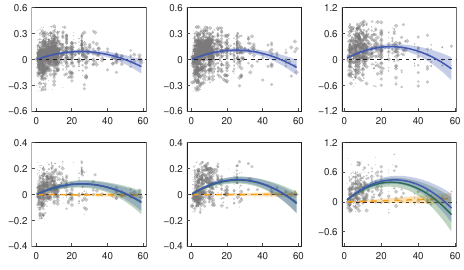

Recreate this plot in R.
rm(list = ls())
library(rstudioapi)
library(stringr)
library(metafor)
library(multcomp)
library(ggplot2)
library(cowplot)
currentPath <- getSourceEditorContext()$path
charLocations <- gregexpr('/',currentPath)[[1]]
currentPath <- substring(currentPath,1,charLocations[length(charLocations)]-1)
setwd(currentPath)

##==== Function ====##
theme_custom <- function(){
  myTheme <- theme(panel.background = element_rect(fill = 'white',color = 'black',size = 0.5),
                   panel.grid = element_blank(),
                   legend.position = 'none',
                   plot.margin = margin(6,6,6,6),
                   plot.background = element_blank(),
                   axis.ticks = element_line(size = 0.3),
                   axis.ticks.length = unit(-0.15,'lines'),
                   axis.title.y = element_blank(),
                   axis.title.x = element_blank(),
                   axis.text.y = element_text(size = 7,margin = margin(0,3,0,0),color = '#000000'),
                   axis.text.x = element_text(size = 7,margin = margin(4,0,0,0),color = '#000000'))
  return(myTheme)
}
CMYKtoRGB <- function(C,M,Y,K){
  Rc <- (1-C)*(1-K)
  Gc <- (1-M)*(1-K)
  Bc <- (1-Y)*(1-K)
  R <- as.character(as.hexmode((ceiling(Rc*255))))
  G <- as.character(as.hexmode((ceiling(Gc*255))))
  B <- as.character(as.hexmode((ceiling(Bc*255))))
  if(nchar(R) == 1){
    R <- paste0('0',R)
  }
  if(nchar(G) == 1){
    G <- paste0('0',G)
  }
  if(nchar(B) == 1){
    B <- paste0('0',B)
  }
  RGBColor <- paste0('#',R,G,B)
  return(RGBColor)
}
##==== Function ====##

##==== Part 1: Height (Species) ====##
load('Data_Height_Species.R')
dataMatrix$SpeciesRichness <- str_count(dataMatrix$Composition,'\\+') + 1
selectIDs <- which(dataMatrix$SpeciesRichness == 2)
dataMatrix <- dataMatrix[selectIDs,]
dataMatrix$Level4 <- as.factor(paste(dataMatrix$Lat,dataMatrix$Lon))
dataMatrix$Level3 <- as.factor(paste(dataMatrix$Composition,dataMatrix$Age,dataMatrix$Density))
dataMatrix$Level2 <- as.factor(dataMatrix$Species)
dataMatrix$Level1 <- as.factor(seq(1,nrow(dataMatrix)))
# Part 1.1: Collate data
dataMatrix$BubbleSize <- 0
Weight <- 1/sqrt(dataMatrix$vi)
Breaks <- quantile(Weight,c(0.2,0.4,0.6,0.8,1))
selectIDs <- which(Weight < Breaks[1])
dataMatrix$BubbleSize <- 0.4
for(i in seq(2,length(Breaks))){
  selectIDs <- which((Weight < Breaks[i])&(Weight >= Breaks[i-1]))
  dataMatrix$BubbleSize[selectIDs] <- 0.4 + (i-1)*0.4
}
selectIDs <- which((dataMatrix$yi <= quantile(dataMatrix$yi,0.98))&(dataMatrix$yi >= quantile(dataMatrix$yi,0.02)))
newDataMatrix <- dataMatrix[selectIDs,c('Age','Density','yi','BubbleSize')]
# Part 1.2: Fit
res <- rma.mv(yi,vi,mods = ~Age+Age2-1,random = ~1|Level4/Level3/Level2/Level1,method = 'ML',data = dataMatrix)
# Fit line
ageLine <- as.data.frame(matrix(data = 0,nrow = 100,ncol = 4))
colnames(ageLine) <- c('X','Y','Upper','Lower')
tempX <- seq(min(dataMatrix$Age),max(dataMatrix$Age),length.out = 100)
for(i in seq(1,length(tempX))){
  ageLine[i,1] <- tempX[i]
  tempResult <- predict.rma(res,newmods = c(tempX[i],tempX[i]^2))
  ageLine[i,2] <- as.numeric(tempResult$pred)
  ageLine[i,3] <- as.numeric(tempResult$ci.ub)
  ageLine[i,4] <- as.numeric(tempResult$ci.lb)
}
# CI polygon
ageCIPolygon <- as.data.frame(matrix(data = 0,nrow = (2*nrow(ageLine)+1),ncol = 2))
colnames(ageCIPolygon) <- c('X','Y')
count <- 1
for(i in seq(1,nrow(ageLine))){
  ageCIPolygon$X[count] <- ageLine$X[i]
  ageCIPolygon$Y[count] <- ageLine$Upper[i]
  count <- count + 1
}
for(i in seq(nrow(ageLine),1,-1)){
  ageCIPolygon$X[count] <- ageLine$X[i]
  ageCIPolygon$Y[count] <- ageLine$Lower[i]
  count <- count + 1
}
ageCIPolygon$X[count] <- ageLine$X[1]
ageCIPolygon$Y[count] <- ageLine$Upper[1]
# Part 1.3: Draw
fig_S8a <- ggplot()+
  geom_point(newDataMatrix,mapping = aes(x = Age,y = yi),
             shape = 20,stroke = 0,color = '#666666',size = newDataMatrix$BubbleSize,alpha = 0.4)+
  geom_hline(yintercept = 0,size = 0.3,color = '#000000',linetype = 'dashed')+
  geom_line(data = ageLine,mapping = aes(x = X,y = Y),size = 0.5,color = CMYKtoRGB(0.84,0.67,0,0))+
  geom_polygon(data = ageCIPolygon,mapping = aes(x = X,y = Y),size = 0.5,fill = CMYKtoRGB(0.84,0.67,0,0),alpha = 0.3)+
  scale_x_continuous(breaks = seq(0,60,20),labels = c('0','20','40','60'))+
  scale_y_continuous(limits = c(-0.6,0.6),breaks = seq(-0.6,0.6,0.3),labels = c('-0.6','-0.3','0','0.3','0.6'),expand = c(0,0))+
  theme_custom()
##==== Part 1: Height (Species) ====##

##==== Part 2: DBH (Species) ====##
load('Data_DBH_Species.R')
dataMatrix$SpeciesRichness <- str_count(dataMatrix$Composition,'\\+') + 1
selectIDs <- which(dataMatrix$SpeciesRichness == 2)
dataMatrix <- dataMatrix[selectIDs,]
dataMatrix$Level4 <- as.factor(paste(dataMatrix$Lat,dataMatrix$Lon))
dataMatrix$Level3 <- as.factor(paste(dataMatrix$Composition,dataMatrix$Age,dataMatrix$Density))
dataMatrix$Level2 <- as.factor(dataMatrix$Species)
dataMatrix$Level1 <- as.factor(seq(1,nrow(dataMatrix)))
# Part 2.1: Collate data
dataMatrix$BubbleSize <- 0
Weight <- 1/sqrt(dataMatrix$vi)
Breaks <- quantile(Weight,c(0.2,0.4,0.6,0.8,1))
selectIDs <- which(Weight < Breaks[1])
dataMatrix$BubbleSize <- 0.4
for(i in seq(2,length(Breaks))){
  selectIDs <- which((Weight < Breaks[i])&(Weight >= Breaks[i-1]))
  dataMatrix$BubbleSize[selectIDs] <- 0.4 + (i-1)*0.4
}
selectIDs <- which((dataMatrix$yi <= quantile(dataMatrix$yi,0.98))&(dataMatrix$yi >= quantile(dataMatrix$yi,0.02)))
newDataMatrix <- dataMatrix[selectIDs,c('Age','Density','yi','BubbleSize')]
# Part 2.2: Fit
res <- rma.mv(yi,vi,mods = ~Age+Age2-1,random = ~1|Level4/Level3/Level2/Level1,method = 'ML',data = dataMatrix)
# Fit line
ageLine <- as.data.frame(matrix(data = 0,nrow = 100,ncol = 4))
colnames(ageLine) <- c('X','Y','Upper','Lower')
tempX <- seq(min(dataMatrix$Age),max(dataMatrix$Age),length.out = 100)
for(i in seq(1,length(tempX))){
  ageLine[i,1] <- tempX[i]
  tempResult <- predict.rma(res,newmods = c(tempX[i],tempX[i]^2))
  ageLine[i,2] <- as.numeric(tempResult$pred)
  ageLine[i,3] <- as.numeric(tempResult$ci.ub)
  ageLine[i,4] <- as.numeric(tempResult$ci.lb)
}
# CI polygon
ageCIPolygon <- as.data.frame(matrix(data = 0,nrow = (2*nrow(ageLine)+1),ncol = 2))
colnames(ageCIPolygon) <- c('X','Y')
count <- 1
for(i in seq(1,nrow(ageLine))){
  ageCIPolygon$X[count] <- ageLine$X[i]
  ageCIPolygon$Y[count] <- ageLine$Upper[i]
  count <- count + 1
}
for(i in seq(nrow(ageLine),1,-1)){
  ageCIPolygon$X[count] <- ageLine$X[i]
  ageCIPolygon$Y[count] <- ageLine$Lower[i]
  count <- count + 1
}
ageCIPolygon$X[count] <- ageLine$X[1]
ageCIPolygon$Y[count] <- ageLine$Upper[1]
# Part 2.3: Draw
fig_S8b <- ggplot()+
  geom_point(newDataMatrix,mapping = aes(x = Age,y = yi),
             shape = 20,stroke = 0,color = '#666666',size = newDataMatrix$BubbleSize,alpha = 0.4)+
  geom_hline(yintercept = 0,size = 0.3,color = '#000000',linetype = 'dashed')+
  geom_line(data = ageLine,mapping = aes(x = X,y = Y),size = 0.5,color = CMYKtoRGB(0.84,0.67,0,0))+
  geom_polygon(data = ageCIPolygon,mapping = aes(x = X,y = Y),size = 0.5,fill = CMYKtoRGB(0.84,0.67,0,0),alpha = 0.3)+
  scale_x_continuous(breaks = seq(0,60,20),labels = c('0','20','40','60'))+
  scale_y_continuous(limits = c(-0.6,0.6),breaks = seq(-0.6,0.6,0.3),labels = c('-0.6','-0.3','0','0.3','0.6'),expand = c(0,0))+
  theme_custom()
##==== Part 2: DBH (Species) ====##

##==== Part 3: Biomass (Species) ====##
load('Data_Bio_Species.R')
dataMatrix$SpeciesRichness <- str_count(dataMatrix$Composition,'\\+') + 1
selectIDs <- which(dataMatrix$SpeciesRichness == 2)
dataMatrix <- dataMatrix[selectIDs,]
dataMatrix$Level4 <- as.factor(paste(dataMatrix$Lat,dataMatrix$Lon))
dataMatrix$Level3 <- as.factor(paste(dataMatrix$Composition,dataMatrix$Age,dataMatrix$Density))
dataMatrix$Level2 <- as.factor(dataMatrix$Species)
dataMatrix$Level1 <- as.factor(seq(1,nrow(dataMatrix)))
# Part 3.1: Collate data
dataMatrix$BubbleSize <- 0
Weight <- 1/sqrt(dataMatrix$vi)
Breaks <- quantile(Weight,c(0.2,0.4,0.6,0.8,1))
selectIDs <- which(Weight < Breaks[1])
dataMatrix$BubbleSize <- 0.4
for(i in seq(2,length(Breaks))){
  selectIDs <- which((Weight < Breaks[i])&(Weight >= Breaks[i-1]))
  dataMatrix$BubbleSize[selectIDs] <- 0.4 + (i-1)*0.4
}
selectIDs <- which((dataMatrix$yi <= quantile(dataMatrix$yi,0.98))&(dataMatrix$yi >= quantile(dataMatrix$yi,0.02)))
newDataMatrix <- dataMatrix[selectIDs,c('Age','Density','yi','BubbleSize')]
# Part 3.2: Fit
res <- rma.mv(yi,vi,mods = ~Age+Age2-1,random = ~1|Level4/Level3/Level2/Level1,method = 'ML',data = dataMatrix)
# Fit line
ageLine <- as.data.frame(matrix(data = 0,nrow = 100,ncol = 4))
colnames(ageLine) <- c('X','Y','Upper','Lower')
tempX <- seq(min(dataMatrix$Age),max(dataMatrix$Age),length.out = 100)
for(i in seq(1,length(tempX))){
  ageLine[i,1] <- tempX[i]
  tempResult <- predict.rma(res,newmods = c(tempX[i],tempX[i]^2))
  ageLine[i,2] <- as.numeric(tempResult$pred)
  ageLine[i,3] <- as.numeric(tempResult$ci.ub)
  ageLine[i,4] <- as.numeric(tempResult$ci.lb)
}
# CI polygon
ageCIPolygon <- as.data.frame(matrix(data = 0,nrow = (2*nrow(ageLine)+1),ncol = 2))
colnames(ageCIPolygon) <- c('X','Y')
count <- 1
for(i in seq(1,nrow(ageLine))){
  ageCIPolygon$X[count] <- ageLine$X[i]
  ageCIPolygon$Y[count] <- ageLine$Upper[i]
  count <- count + 1
}
for(i in seq(nrow(ageLine),1,-1)){
  ageCIPolygon$X[count] <- ageLine$X[i]
  ageCIPolygon$Y[count] <- ageLine$Lower[i]
  count <- count + 1
}
ageCIPolygon$X[count] <- ageLine$X[1]
ageCIPolygon$Y[count] <- ageLine$Upper[1]
# Part 3.3: Draw
fig_S8c <- ggplot()+
  geom_point(newDataMatrix,mapping = aes(x = Age,y = yi),
             shape = 20,stroke = 0,color = '#666666',size = newDataMatrix$BubbleSize,alpha = 0.4)+
  geom_hline(yintercept = 0,size = 0.3,color = '#000000',linetype = 'dashed')+
  geom_line(data = ageLine,mapping = aes(x = X,y = Y),size = 0.5,color = CMYKtoRGB(0.84,0.67,0,0))+
  geom_polygon(data = ageCIPolygon,mapping = aes(x = X,y = Y),size = 0.5,fill = CMYKtoRGB(0.84,0.67,0,0),alpha = 0.3)+
  scale_x_continuous(breaks = seq(0,60,20),labels = c('0','20','40','60'))+
  scale_y_continuous(limits = c(-1.2,1.2),breaks = seq(-1.2,1.2,0.6),labels = c('-1.2','-0.6','0','0.6','1.2'),expand = c(0,0))+
  theme_custom()
##==== Part 3: Biomass (Species) ====##

##==== Part 4: Height (Community) ====##
load('Data_Height_Community.R')
dataMatrix$SpeciesRichness <- str_count(dataMatrix$Composition,'\\+') + 1
selectIDs <- which(dataMatrix$SpeciesRichness == 2)
dataMatrix <- dataMatrix[selectIDs,]
dataMatrix$Level4 <- as.factor(paste(dataMatrix$Lat,dataMatrix$Lon))
dataMatrix$Level3 <- as.factor(paste(dataMatrix$Composition,dataMatrix$Age,dataMatrix$Density))
dataMatrix$Level2 <- as.factor(seq(1,nrow(dataMatrix)))
# Part 4.1: Collate data
dataMatrix$BubbleSize <- 0
Weight <- 1/sqrt(dataMatrix$Net_vi)
Breaks <- quantile(Weight,c(0.2,0.4,0.6,0.8,1))
selectIDs <- which(Weight < Breaks[1])
dataMatrix$BubbleSize <- 0.4
for(i in seq(2,length(Breaks))){
  selectIDs <- which((Weight < Breaks[i])&(Weight >= Breaks[i-1]))
  dataMatrix$BubbleSize[selectIDs] <- 0.4 + (i-1)*0.4
}
selectIDs <- which((dataMatrix$Net_yi <= quantile(dataMatrix$Net_yi,0.98))&(dataMatrix$Net_yi >= quantile(dataMatrix$Net_yi,0.02)))
newDataMatrix <- dataMatrix[selectIDs,c('Age','Density','Net_yi','BubbleSize')]
# Part 4.2: Fit
res_Net <- rma.mv(Net_yi,Net_vi,mods = ~Age+Age2-1,random = ~1|Level4/Level3/Level2,method = 'ML',data = dataMatrix)
res_Com <- rma.mv(Com_yi,Com_vi,mods = ~Age+Age2-1,random = ~1|Level4/Level3/Level2,method = 'ML',data = dataMatrix)
res_Sel <- rma.mv(Sel_yi,Sel_vi,mods = ~Age-1,random = ~1|Level4/Level3/Level2,method = 'ML',data = dataMatrix)
# Fit line Net
ageLineNet <- as.data.frame(matrix(data = 0,nrow = 100,ncol = 4))
colnames(ageLineNet) <- c('X','Y','Upper','Lower')
tempX <- seq(min(dataMatrix$Age),max(dataMatrix$Age),length.out = 100)
for(i in seq(1,length(tempX))){
  ageLineNet[i,1] <- tempX[i]
  tempResult <- predict.rma(res_Net,newmods = c(tempX[i],tempX[i]^2))
  ageLineNet[i,2] <- as.numeric(tempResult$pred)
  ageLineNet[i,3] <- as.numeric(tempResult$ci.ub)
  ageLineNet[i,4] <- as.numeric(tempResult$ci.lb)
}
# Fit line Com
ageLineCom <- as.data.frame(matrix(data = 0,nrow = 100,ncol = 4))
colnames(ageLineCom) <- c('X','Y','Upper','Lower')
tempX <- seq(min(dataMatrix$Age),max(dataMatrix$Age),length.out = 100)
for(i in seq(1,length(tempX))){
  ageLineCom[i,1] <- tempX[i]
  tempResult <- predict.rma(res_Com,newmods = c(tempX[i],tempX[i]^2))
  ageLineCom[i,2] <- as.numeric(tempResult$pred)
  ageLineCom[i,3] <- as.numeric(tempResult$ci.ub)
  ageLineCom[i,4] <- as.numeric(tempResult$ci.lb)
}
# Fit line Sel
ageLineSel <- as.data.frame(matrix(data = 0,nrow = 100,ncol = 4))
colnames(ageLineSel) <- c('X','Y','Upper','Lower')
tempX <- seq(min(dataMatrix$Age),max(dataMatrix$Age),length.out = 100)
for(i in seq(1,length(tempX))){
  ageLineSel[i,1] <- tempX[i]
  tempResult <- predict.rma(res_Sel,newmods = tempX[i])
  ageLineSel[i,2] <- as.numeric(tempResult$pred)
  ageLineSel[i,3] <- as.numeric(tempResult$ci.ub)
  ageLineSel[i,4] <- as.numeric(tempResult$ci.lb)
}
# CI polygon Net
ageCIPolygonNet <- as.data.frame(matrix(data = 0,nrow = (2*nrow(ageLineNet)+1),ncol = 2))
colnames(ageCIPolygonNet) <- c('X','Y')
count <- 1
for(i in seq(1,nrow(ageLineNet))){
  ageCIPolygonNet$X[count] <- ageLineNet$X[i]
  ageCIPolygonNet$Y[count] <- ageLineNet$Upper[i]
  count <- count + 1
}
for(i in seq(nrow(ageLineNet),1,-1)){
  ageCIPolygonNet$X[count] <- ageLineNet$X[i]
  ageCIPolygonNet$Y[count] <- ageLineNet$Lower[i]
  count <- count + 1
}
ageCIPolygonNet$X[count] <- ageLineNet$X[1]
ageCIPolygonNet$Y[count] <- ageLineNet$Upper[1]
# CI polygon Com
ageCIPolygonCom <- as.data.frame(matrix(data = 0,nrow = (2*nrow(ageLineCom)+1),ncol = 2))
colnames(ageCIPolygonCom) <- c('X','Y')
count <- 1
for(i in seq(1,nrow(ageLineCom))){
  ageCIPolygonCom$X[count] <- ageLineCom$X[i]
  ageCIPolygonCom$Y[count] <- ageLineCom$Upper[i]
  count <- count + 1
}
for(i in seq(nrow(ageLineCom),1,-1)){
  ageCIPolygonCom$X[count] <- ageLineCom$X[i]
  ageCIPolygonCom$Y[count] <- ageLineCom$Lower[i]
  count <- count + 1
}
ageCIPolygonCom$X[count] <- ageLineCom$X[1]
ageCIPolygonCom$Y[count] <- ageLineCom$Upper[1]
# CI polygon Sel
ageCIPolygonSel <- as.data.frame(matrix(data = 0,nrow = (2*nrow(ageLineSel)+1),ncol = 2))
colnames(ageCIPolygonSel) <- c('X','Y')
count <- 1
for(i in seq(1,nrow(ageLineSel))){
  ageCIPolygonSel$X[count] <- ageLineSel$X[i]
  ageCIPolygonSel$Y[count] <- ageLineSel$Upper[i]
  count <- count + 1
}
for(i in seq(nrow(ageLineSel),1,-1)){
  ageCIPolygonSel$X[count] <- ageLineSel$X[i]
  ageCIPolygonSel$Y[count] <- ageLineSel$Lower[i]
  count <- count + 1
}
ageCIPolygonSel$X[count] <- ageLineSel$X[1]
ageCIPolygonSel$Y[count] <- ageLineSel$Upper[1]
# Part 4.3: Draw
fig_S8d <- ggplot()+
  geom_point(newDataMatrix,mapping = aes(x = Age,y = Net_yi),
             shape = 20,stroke = 0,color = '#666666',size = newDataMatrix$BubbleSize,alpha = 0.4)+
  geom_hline(yintercept = 0,size = 0.3,color = '#000000',linetype = 'dashed')+
  geom_line(data = ageLineSel,mapping = aes(x = X,y = Y),size = 0.5,color = CMYKtoRGB(0,0.38,0.96,0),linetype = 'dashed')+
  geom_polygon(data = ageCIPolygonSel,mapping = aes(x = X,y = Y),size = 0.5,fill = CMYKtoRGB(0,0.38,0.96,0),alpha = 0.3)+
  geom_line(data = ageLineCom,mapping = aes(x = X,y = Y),size = 0.5,color = CMYKtoRGB(0.82,0.2,0.93,0.24))+
  geom_polygon(data = ageCIPolygonCom,mapping = aes(x = X,y = Y),size = 0.5,fill = CMYKtoRGB(0.82,0.2,0.93,0.24),alpha = 0.3)+
  geom_line(data = ageLineNet,mapping = aes(x = X,y = Y),size = 0.5,color = CMYKtoRGB(0.84,0.67,0,0))+
  geom_polygon(data = ageCIPolygonNet,mapping = aes(x = X,y = Y),size = 0.5,fill = CMYKtoRGB(0.84,0.67,0,0),alpha = 0.3)+
  scale_x_continuous(breaks = seq(0,60,20),labels = c('0','20','40','60'))+
  scale_y_continuous(limits = c(-0.4,0.4),breaks = seq(-0.4,0.4,0.2),labels = c('-0.4','-0.2','0','0.2','0.4'),expand = c(0,0))+
  theme_custom()
##==== Part 4: Height (Community) ====##

##==== Part 5: DBH (Community) ====##
load('Data_DBH_Community.R')
dataMatrix$SpeciesRichness <- str_count(dataMatrix$Composition,'\\+') + 1
selectIDs <- which(dataMatrix$SpeciesRichness == 2)
dataMatrix <- dataMatrix[selectIDs,]
dataMatrix$Level4 <- as.factor(paste(dataMatrix$Lat,dataMatrix$Lon))
dataMatrix$Level3 <- as.factor(paste(dataMatrix$Composition,dataMatrix$Age,dataMatrix$Density))
dataMatrix$Level2 <- as.factor(seq(1,nrow(dataMatrix)))
# Part 5.1: Collate data
dataMatrix$BubbleSize <- 0
Weight <- 1/sqrt(dataMatrix$Net_vi)
Breaks <- quantile(Weight,c(0.2,0.4,0.6,0.8,1))
selectIDs <- which(Weight < Breaks[1])
dataMatrix$BubbleSize <- 0.4
for(i in seq(2,length(Breaks))){
  selectIDs <- which((Weight < Breaks[i])&(Weight >= Breaks[i-1]))
  dataMatrix$BubbleSize[selectIDs] <- 0.4 + (i-1)*0.4
}
selectIDs <- which((dataMatrix$Net_yi <= quantile(dataMatrix$Net_yi,0.98))&(dataMatrix$Net_yi >= quantile(dataMatrix$Net_yi,0.02)))
newDataMatrix <- dataMatrix[selectIDs,c('Age','Density','Net_yi','BubbleSize')]
# Part 5.2: Fit
res_Net <- rma.mv(Net_yi,Net_vi,mods = ~Age+Age2-1,random = ~1|Level4/Level3/Level2,method = 'ML',data = dataMatrix)
res_Com <- rma.mv(Com_yi,Com_vi,mods = ~Age+Age2-1,random = ~1|Level4/Level3/Level2,method = 'ML',data = dataMatrix)
res_Sel <- rma.mv(Sel_yi,Sel_vi,mods = ~Age-1,random = ~1|Level4/Level3/Level2,method = 'ML',data = dataMatrix)
# Fit line Net
ageLineNet <- as.data.frame(matrix(data = 0,nrow = 100,ncol = 4))
colnames(ageLineNet) <- c('X','Y','Upper','Lower')
tempX <- seq(min(dataMatrix$Age),max(dataMatrix$Age),length.out = 100)
for(i in seq(1,length(tempX))){
  ageLineNet[i,1] <- tempX[i]
  tempResult <- predict.rma(res_Net,newmods = c(tempX[i],tempX[i]^2))
  ageLineNet[i,2] <- as.numeric(tempResult$pred)
  ageLineNet[i,3] <- as.numeric(tempResult$ci.ub)
  ageLineNet[i,4] <- as.numeric(tempResult$ci.lb)
}
# Fit line Com
ageLineCom <- as.data.frame(matrix(data = 0,nrow = 100,ncol = 4))
colnames(ageLineCom) <- c('X','Y','Upper','Lower')
tempX <- seq(min(dataMatrix$Age),max(dataMatrix$Age),length.out = 100)
for(i in seq(1,length(tempX))){
  ageLineCom[i,1] <- tempX[i]
  tempResult <- predict.rma(res_Com,newmods = c(tempX[i],tempX[i]^2))
  ageLineCom[i,2] <- as.numeric(tempResult$pred)
  ageLineCom[i,3] <- as.numeric(tempResult$ci.ub)
  ageLineCom[i,4] <- as.numeric(tempResult$ci.lb)
}
# Fit line Sel
ageLineSel <- as.data.frame(matrix(data = 0,nrow = 100,ncol = 4))
colnames(ageLineSel) <- c('X','Y','Upper','Lower')
tempX <- seq(min(dataMatrix$Age),max(dataMatrix$Age),length.out = 100)
for(i in seq(1,length(tempX))){
  ageLineSel[i,1] <- tempX[i]
  tempResult <- predict.rma(res_Sel,newmods = tempX[i])
  ageLineSel[i,2] <- as.numeric(tempResult$pred)
  ageLineSel[i,3] <- as.numeric(tempResult$ci.ub)
  ageLineSel[i,4] <- as.numeric(tempResult$ci.lb)
}
# CI polygon Net
ageCIPolygonNet <- as.data.frame(matrix(data = 0,nrow = (2*nrow(ageLineNet)+1),ncol = 2))
colnames(ageCIPolygonNet) <- c('X','Y')
count <- 1
for(i in seq(1,nrow(ageLineNet))){
  ageCIPolygonNet$X[count] <- ageLineNet$X[i]
  ageCIPolygonNet$Y[count] <- ageLineNet$Upper[i]
  count <- count + 1
}
for(i in seq(nrow(ageLineNet),1,-1)){
  ageCIPolygonNet$X[count] <- ageLineNet$X[i]
  ageCIPolygonNet$Y[count] <- ageLineNet$Lower[i]
  count <- count + 1
}
ageCIPolygonNet$X[count] <- ageLineNet$X[1]
ageCIPolygonNet$Y[count] <- ageLineNet$Upper[1]
# CI polygon Com
ageCIPolygonCom <- as.data.frame(matrix(data = 0,nrow = (2*nrow(ageLineCom)+1),ncol = 2))
colnames(ageCIPolygonCom) <- c('X','Y')
count <- 1
for(i in seq(1,nrow(ageLineCom))){
  ageCIPolygonCom$X[count] <- ageLineCom$X[i]
  ageCIPolygonCom$Y[count] <- ageLineCom$Upper[i]
  count <- count + 1
}
for(i in seq(nrow(ageLineCom),1,-1)){
  ageCIPolygonCom$X[count] <- ageLineCom$X[i]
  ageCIPolygonCom$Y[count] <- ageLineCom$Lower[i]
  count <- count + 1
}
ageCIPolygonCom$X[count] <- ageLineCom$X[1]
ageCIPolygonCom$Y[count] <- ageLineCom$Upper[1]
# CI polygon Sel
ageCIPolygonSel <- as.data.frame(matrix(data = 0,nrow = (2*nrow(ageLineSel)+1),ncol = 2))
colnames(ageCIPolygonSel) <- c('X','Y')
count <- 1
for(i in seq(1,nrow(ageLineSel))){
  ageCIPolygonSel$X[count] <- ageLineSel$X[i]
  ageCIPolygonSel$Y[count] <- ageLineSel$Upper[i]
  count <- count + 1
}
for(i in seq(nrow(ageLineSel),1,-1)){
  ageCIPolygonSel$X[count] <- ageLineSel$X[i]
  ageCIPolygonSel$Y[count] <- ageLineSel$Lower[i]
  count <- count + 1
}
ageCIPolygonSel$X[count] <- ageLineSel$X[1]
ageCIPolygonSel$Y[count] <- ageLineSel$Upper[1]
# Part 5.3: Draw
fig_S8e <- ggplot()+
  geom_point(newDataMatrix,mapping = aes(x = Age,y = Net_yi),
             shape = 20,stroke = 0,color = '#666666',size = newDataMatrix$BubbleSize,alpha = 0.4)+
  geom_hline(yintercept = 0,size = 0.3,color = '#000000',linetype = 'dashed')+
  geom_line(data = ageLineSel,mapping = aes(x = X,y = Y),size = 0.5,color = CMYKtoRGB(0,0.38,0.96,0),linetype = 'dashed')+
  geom_polygon(data = ageCIPolygonSel,mapping = aes(x = X,y = Y),size = 0.5,fill = CMYKtoRGB(0,0.38,0.96,0),alpha = 0.3)+
  geom_line(data = ageLineCom,mapping = aes(x = X,y = Y),size = 0.5,color = CMYKtoRGB(0.82,0.2,0.93,0.24))+
  geom_polygon(data = ageCIPolygonCom,mapping = aes(x = X,y = Y),size = 0.5,fill = CMYKtoRGB(0.82,0.2,0.93,0.24),alpha = 0.3)+
  geom_line(data = ageLineNet,mapping = aes(x = X,y = Y),size = 0.5,color = CMYKtoRGB(0.84,0.67,0,0))+
  geom_polygon(data = ageCIPolygonNet,mapping = aes(x = X,y = Y),size = 0.5,fill = CMYKtoRGB(0.84,0.67,0,0),alpha = 0.3)+
  scale_x_continuous(breaks = seq(0,60,20),labels = c('0','20','40','60'))+
  scale_y_continuous(limits = c(-0.4,0.4),breaks = seq(-0.4,0.4,0.2),labels = c('-0.4','-0.2','0','0.2','0.4'),expand = c(0,0))+
  theme_custom()
##==== Part 5: DBH (Community) ====##

##==== Part 6: Biomass (Community) ====##
load('Data_Bio_Community.R')
dataMatrix$SpeciesRichness <- str_count(dataMatrix$Composition,'\\+') + 1
selectIDs <- which(dataMatrix$SpeciesRichness == 2)
dataMatrix <- dataMatrix[selectIDs,]
dataMatrix$Level4 <- as.factor(paste(dataMatrix$Lat,dataMatrix$Lon))
dataMatrix$Level3 <- as.factor(paste(dataMatrix$Composition,dataMatrix$Age,dataMatrix$Density))
dataMatrix$Level2 <- as.factor(seq(1,nrow(dataMatrix)))
# Part 6.1: Collate data
dataMatrix$BubbleSize <- 0
Weight <- 1/sqrt(dataMatrix$Net_vi)
Breaks <- quantile(Weight,c(0.2,0.4,0.6,0.8,1))
selectIDs <- which(Weight < Breaks[1])
dataMatrix$BubbleSize <- 0.4
for(i in seq(2,length(Breaks))){
  selectIDs <- which((Weight < Breaks[i])&(Weight >= Breaks[i-1]))
  dataMatrix$BubbleSize[selectIDs] <- 0.4 + (i-1)*0.4
}
selectIDs <- which((dataMatrix$Net_yi <= quantile(dataMatrix$Net_yi,0.98))&(dataMatrix$Net_yi >= quantile(dataMatrix$Net_yi,0.02)))
newDataMatrix <- dataMatrix[selectIDs,c('Age','Density','Net_yi','BubbleSize')]
# Part 6.2: Fit
res_Net <- rma.mv(Net_yi,Net_vi,mods = ~Age+Age2-1,random = ~1|Level4/Level3/Level2,method = 'ML',data = dataMatrix)
res_Com <- rma.mv(Com_yi,Com_vi,mods = ~Age+Age2-1,random = ~1|Level4/Level3/Level2,method = 'ML',data = dataMatrix)
res_Sel <- rma.mv(Sel_yi,Sel_vi,mods = ~Age-1,random = ~1|Level4/Level3/Level2,method = 'ML',data = dataMatrix)
# Fit line Net
ageLineNet <- as.data.frame(matrix(data = 0,nrow = 100,ncol = 4))
colnames(ageLineNet) <- c('X','Y','Upper','Lower')
tempX <- seq(min(dataMatrix$Age),max(dataMatrix$Age),length.out = 100)
for(i in seq(1,length(tempX))){
  ageLineNet[i,1] <- tempX[i]
  tempResult <- predict.rma(res_Net,newmods = c(tempX[i],tempX[i]^2))
  ageLineNet[i,2] <- as.numeric(tempResult$pred)
  ageLineNet[i,3] <- as.numeric(tempResult$ci.ub)
  ageLineNet[i,4] <- as.numeric(tempResult$ci.lb)
}
# Fit line Com
ageLineCom <- as.data.frame(matrix(data = 0,nrow = 100,ncol = 4))
colnames(ageLineCom) <- c('X','Y','Upper','Lower')
tempX <- seq(min(dataMatrix$Age),max(dataMatrix$Age),length.out = 100)
for(i in seq(1,length(tempX))){
  ageLineCom[i,1] <- tempX[i]
  tempResult <- predict.rma(res_Com,newmods = c(tempX[i],tempX[i]^2))
  ageLineCom[i,2] <- as.numeric(tempResult$pred)
  ageLineCom[i,3] <- as.numeric(tempResult$ci.ub)
  ageLineCom[i,4] <- as.numeric(tempResult$ci.lb)
}
# Fit line Sel
ageLineSel <- as.data.frame(matrix(data = 0,nrow = 100,ncol = 4))
colnames(ageLineSel) <- c('X','Y','Upper','Lower')
tempX <- seq(min(dataMatrix$Age),max(dataMatrix$Age),length.out = 100)
for(i in seq(1,length(tempX))){
  ageLineSel[i,1] <- tempX[i]
  tempResult <- predict.rma(res_Sel,newmods = tempX[i])
  ageLineSel[i,2] <- as.numeric(tempResult$pred)
  ageLineSel[i,3] <- as.numeric(tempResult$ci.ub)
  ageLineSel[i,4] <- as.numeric(tempResult$ci.lb)
}
# CI polygon Net
ageCIPolygonNet <- as.data.frame(matrix(data = 0,nrow = (2*nrow(ageLineNet)+1),ncol = 2))
colnames(ageCIPolygonNet) <- c('X','Y')
count <- 1
for(i in seq(1,nrow(ageLineNet))){
  ageCIPolygonNet$X[count] <- ageLineNet$X[i]
  ageCIPolygonNet$Y[count] <- ageLineNet$Upper[i]
  count <- count + 1
}
for(i in seq(nrow(ageLineNet),1,-1)){
  ageCIPolygonNet$X[count] <- ageLineNet$X[i]
  ageCIPolygonNet$Y[count] <- ageLineNet$Lower[i]
  count <- count + 1
}
ageCIPolygonNet$X[count] <- ageLineNet$X[1]
ageCIPolygonNet$Y[count] <- ageLineNet$Upper[1]
# CI polygon Com
ageCIPolygonCom <- as.data.frame(matrix(data = 0,nrow = (2*nrow(ageLineCom)+1),ncol = 2))
colnames(ageCIPolygonCom) <- c('X','Y')
count <- 1
for(i in seq(1,nrow(ageLineCom))){
  ageCIPolygonCom$X[count] <- ageLineCom$X[i]
  ageCIPolygonCom$Y[count] <- ageLineCom$Upper[i]
  count <- count + 1
}
for(i in seq(nrow(ageLineCom),1,-1)){
  ageCIPolygonCom$X[count] <- ageLineCom$X[i]
  ageCIPolygonCom$Y[count] <- ageLineCom$Lower[i]
  count <- count + 1
}
ageCIPolygonCom$X[count] <- ageLineCom$X[1]
ageCIPolygonCom$Y[count] <- ageLineCom$Upper[1]
# CI polygon Sel
ageCIPolygonSel <- as.data.frame(matrix(data = 0,nrow = (2*nrow(ageLineSel)+1),ncol = 2))
colnames(ageCIPolygonSel) <- c('X','Y')
count <- 1
for(i in seq(1,nrow(ageLineSel))){
  ageCIPolygonSel$X[count] <- ageLineSel$X[i]
  ageCIPolygonSel$Y[count] <- ageLineSel$Upper[i]
  count <- count + 1
}
for(i in seq(nrow(ageLineSel),1,-1)){
  ageCIPolygonSel$X[count] <- ageLineSel$X[i]
  ageCIPolygonSel$Y[count] <- ageLineSel$Lower[i]
  count <- count + 1
}
ageCIPolygonSel$X[count] <- ageLineSel$X[1]
ageCIPolygonSel$Y[count] <- ageLineSel$Upper[1]
# Part 6.3: Draw
fig_S8f <- ggplot()+
  geom_point(newDataMatrix,mapping = aes(x = Age,y = Net_yi),
             shape = 20,stroke = 0,color = '#666666',size = newDataMatrix$BubbleSize,alpha = 0.4)+
  geom_hline(yintercept = 0,size = 0.3,color = '#000000',linetype = 'dashed')+
  geom_line(data = ageLineSel,mapping = aes(x = X,y = Y),size = 0.5,color = CMYKtoRGB(0,0.38,0.96,0),linetype = 'dashed')+
  geom_polygon(data = ageCIPolygonSel,mapping = aes(x = X,y = Y),size = 0.5,fill = CMYKtoRGB(0,0.38,0.96,0),alpha = 0.3)+
  geom_line(data = ageLineCom,mapping = aes(x = X,y = Y),size = 0.5,color = CMYKtoRGB(0.82,0.2,0.93,0.24))+
  geom_polygon(data = ageCIPolygonCom,mapping = aes(x = X,y = Y),size = 0.5,fill = CMYKtoRGB(0.82,0.2,0.93,0.24),alpha = 0.3)+
  geom_line(data = ageLineNet,mapping = aes(x = X,y = Y),size = 0.5,color = CMYKtoRGB(0.84,0.67,0,0))+
  geom_polygon(data = ageCIPolygonNet,mapping = aes(x = X,y = Y),size = 0.5,fill = CMYKtoRGB(0.84,0.67,0,0),alpha = 0.3)+
  scale_x_continuous(breaks = seq(0,60,20),labels = c('0','20','40','60'))+
  scale_y_continuous(limits = c(-0.9,1.2),breaks = seq(-0.6,1.2,0.6),labels = c('-0.6','0','0.6','1.2'),expand = c(0,0))+
  theme_custom()
##==== Part 6: Biomass (Community) ====##

##==== Part 7: Combine figures ====##
fig_S8 <- ggdraw()+
  draw_plot(fig_S8a,x = 0,y = 0.5,width = 0.333,height = 0.5)+
  draw_plot(fig_S8b,x = 0.334,y = 0.5,width = 0.333,height = 0.5)+
  draw_plot(fig_S8c,x = 0.667,y = 0.5,width = 0.333,height = 0.5)+
  draw_plot(fig_S8d,x = 0,y = 0,width = 0.333,height = 0.5)+
  draw_plot(fig_S8e,x = 0.334,y = 0,width = 0.333,height = 0.5)+
  draw_plot(fig_S8f,x = 0.667,y = 0,width = 0.333,height = 0.5)
outputFileName <- paste0(currentPath,'/fig_S8.pdf')
pdf(file = outputFileName,width = 4.65,height = 2.7,colormodel = 'cmyk')
print(fig_S8)
dev.off()
##==== Part 7: Combine figures ====##